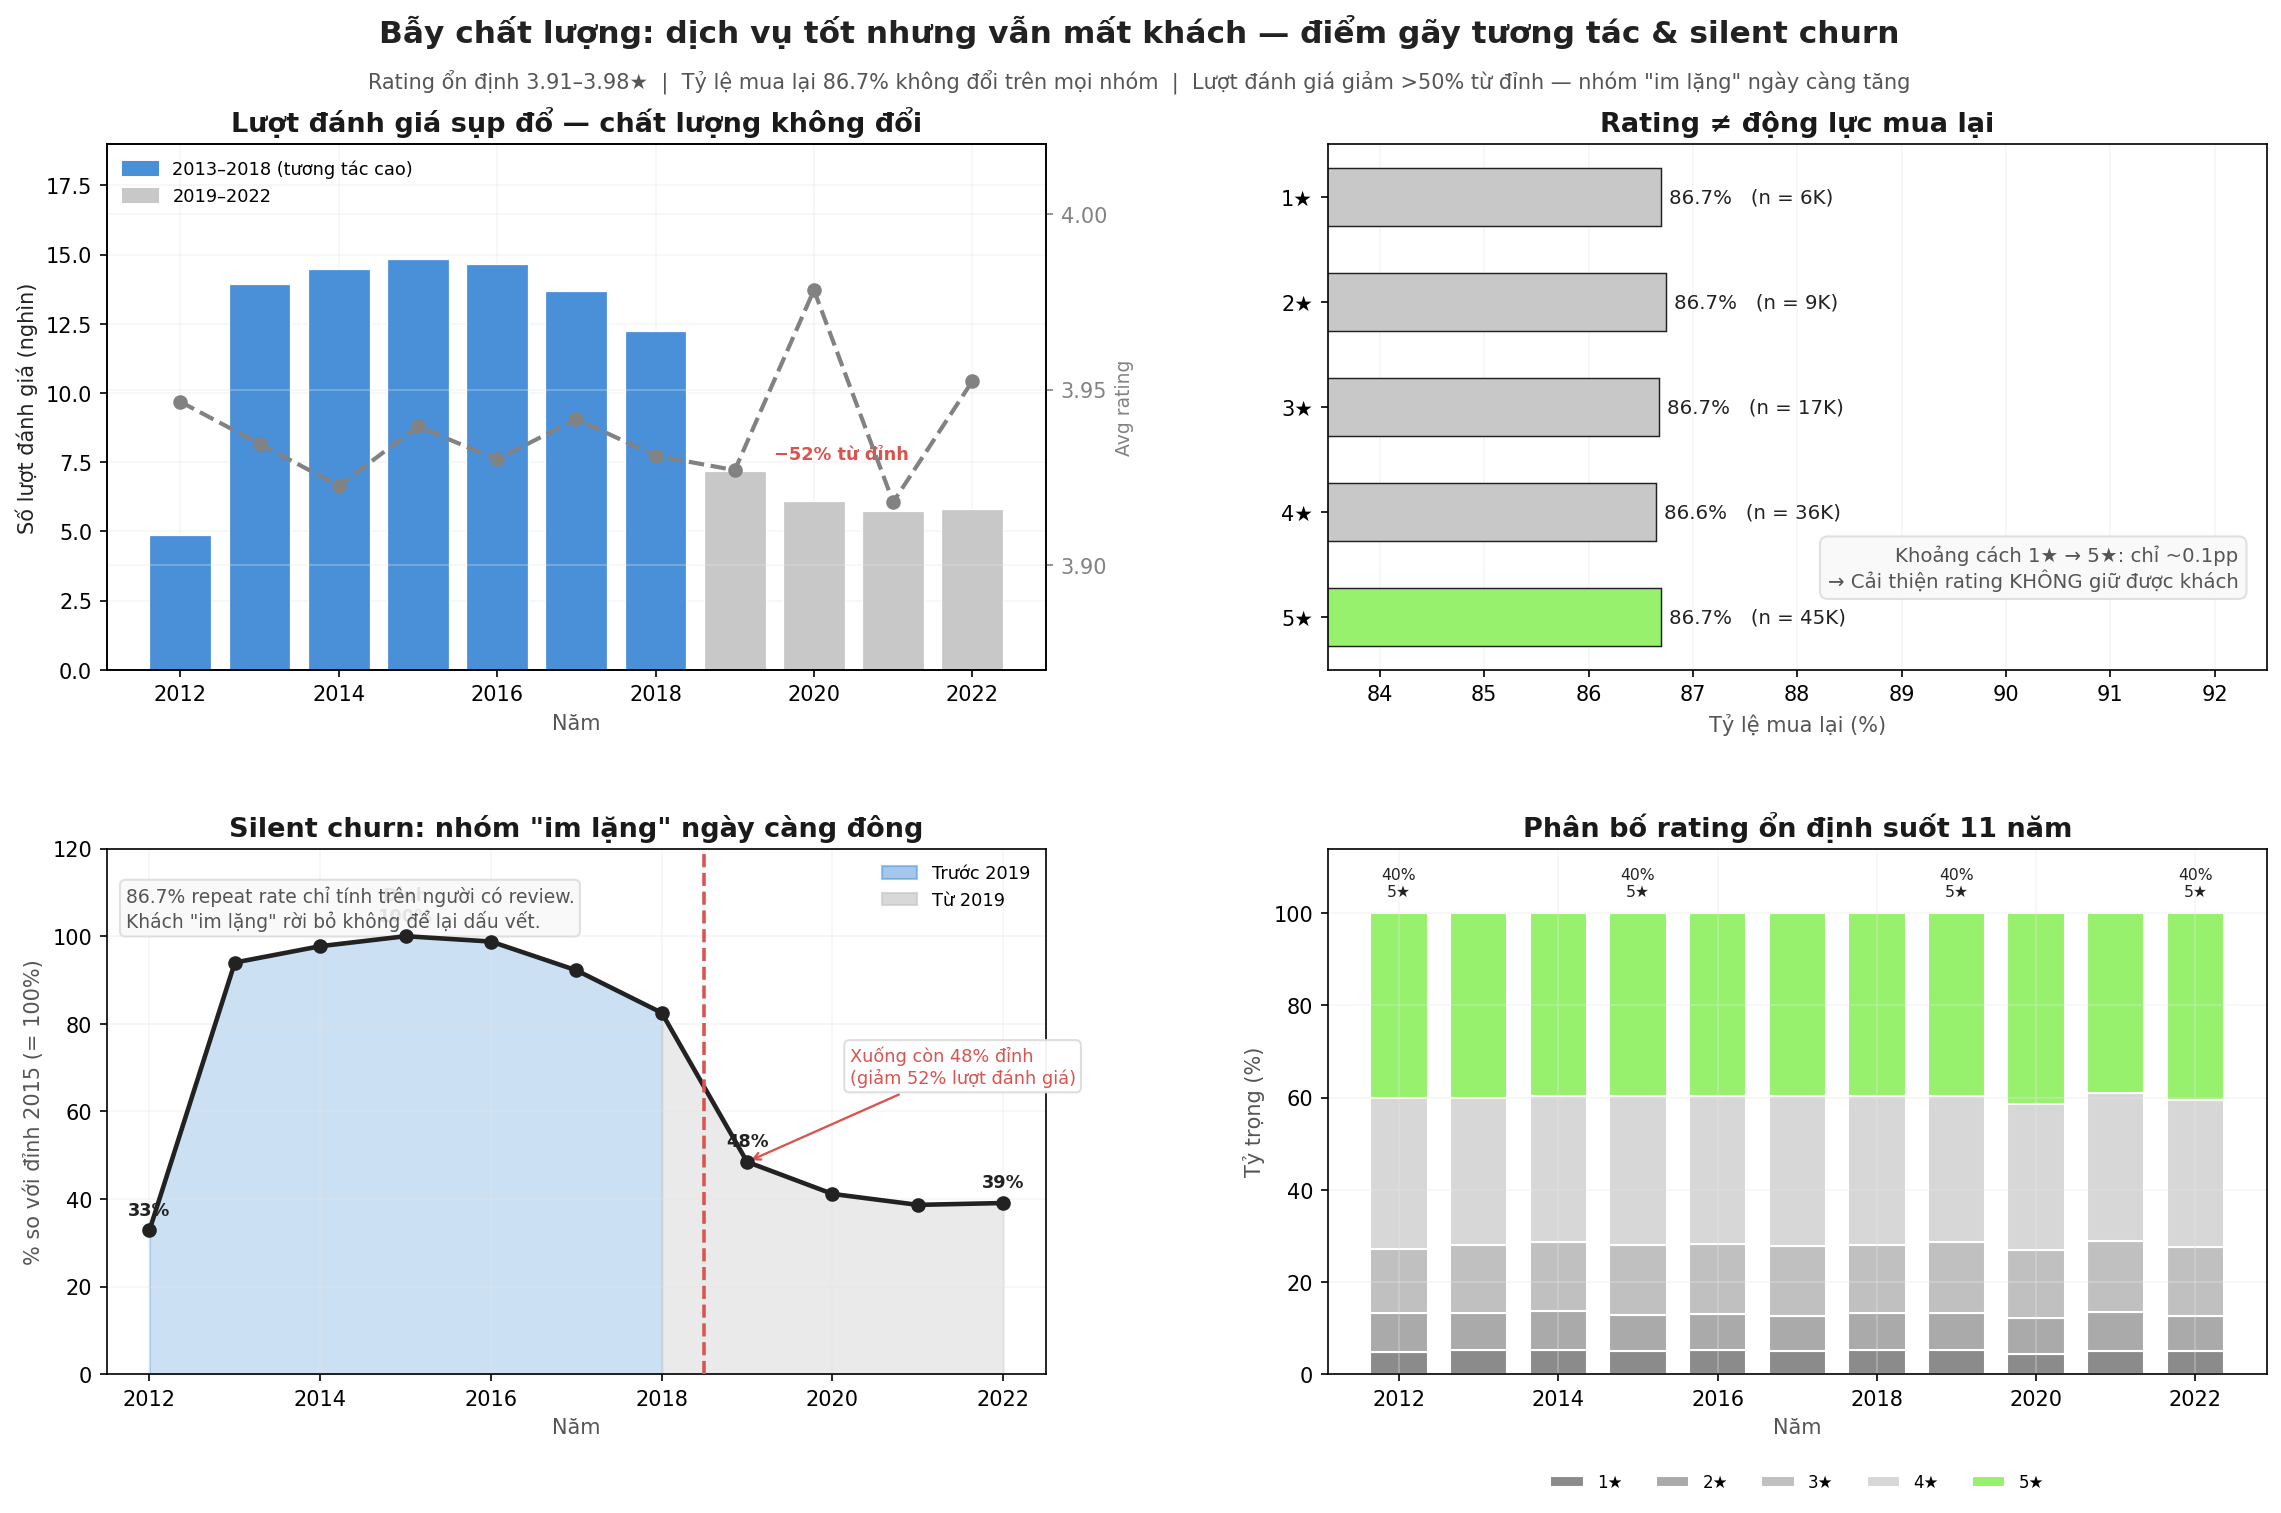

Generate this figure with Python:
import sys, io
sys.stdout = io.TextIOWrapper(sys.stdout.buffer, encoding='utf-8')

import pandas as pd
import numpy as np
import matplotlib.pyplot as plt
import matplotlib.ticker as mticker
import matplotlib.gridspec as gridspec
import matplotlib.patches as mpatches

orders  = pd.read_csv('orders.csv',  parse_dates=['order_date'])
reviews = pd.read_csv('reviews.csv', parse_dates=['review_date'])

reviews = reviews.merge(
    orders[['order_id', 'order_date']],
    on='order_id', how='left'
)
reviews['review_year'] = reviews['review_date'].dt.year

review_by_year = (
    reviews.groupby('review_year')
    .agg(n_reviews=('review_id', 'count'), avg_rating=('rating', 'mean'))
    .reset_index()
    .sort_values('review_year')
)
peak_n = review_by_year['n_reviews'].max()
peak_yr = int(review_by_year.loc[review_by_year['n_reviews'].idxmax(), 'review_year'])
review_by_year['pct_of_peak'] = review_by_year['n_reviews'] / peak_n * 100

rating_dist = (
    reviews.groupby(['review_year', 'rating'])['review_id']
    .count().unstack(fill_value=0)
    .reindex(columns=[1, 2, 3, 4, 5], fill_value=0)
)
rating_pct = rating_dist.div(rating_dist.sum(axis=1), axis=0) * 100

rev_orders = reviews[['review_id', 'customer_id', 'order_date', 'rating']].dropna(
    subset=['customer_id', 'order_date']
)
all_orders = orders[['customer_id', 'order_date']].sort_values('order_date')
rev_next = rev_orders.merge(
    all_orders.rename(columns={'order_date': 'next_date'}), on='customer_id', how='left'
)
rev_next = rev_next[rev_next['next_date'] > rev_next['order_date']]
repeat_flag = (rev_next.groupby('review_id')['next_date'].count() > 0).rename('has_repeat')
repeat_by_rating = (
    rev_orders[['review_id', 'rating']]
    .merge(repeat_flag, on='review_id', how='left')
)
repeat_by_rating['has_repeat'] = repeat_by_rating['has_repeat'].fillna(False)
repeat_by_rating = (
    repeat_by_rating.groupby('rating')
    .agg(n_reviews=('review_id', 'count'), repeat_rate=('has_repeat', 'mean'))
    .reset_index().sort_values('rating')
)
repeat_by_rating['repeat_rate'] *= 100

C_BG      = '#ffffff'
C_TXT     = '#1a1a1a'
C_MID     = '#555555'
C_GRID    = '#e6e6e6'
C_MAIN    = '#98f16d'
C_ACCENT  = '#4a90d9'
C_DARK    = '#222222'
C_ALERT   = '#d9534f'
C_NEUTRAL = '#999999'
C_GRAY    = '#828282'
C_GRAY2   = '#c8c8c8'

plt.rcParams.update({
    'figure.dpi': 150, 'font.size': 10,
    'axes.grid': True, 'grid.color': C_GRID, 'grid.linestyle': '-', 'grid.alpha': 0.35,
})

fig = plt.figure(figsize=(16, 10), facecolor=C_BG)
gs  = gridspec.GridSpec(
    2, 2, figure=fig,
    left=0.07, right=0.97, top=0.91, bottom=0.09,
    hspace=0.34, wspace=0.30,
)
ax1 = fig.add_subplot(gs[0, 0])
ax2 = fig.add_subplot(gs[0, 1])
ax3 = fig.add_subplot(gs[1, 0])
ax4 = fig.add_subplot(gs[1, 1])

years   = review_by_year['review_year'].values
n_rev_k = review_by_year['n_reviews'].values / 1000
ratings = review_by_year['avg_rating'].values

bar_clr = [C_ACCENT if y < 2019 else C_GRAY2 for y in years]
ax1.bar(years, n_rev_k, color=bar_clr, edgecolor='white', lw=0.6, width=0.78, zorder=2)

ax1b = ax1.twinx()
ax1b.plot(years, ratings, marker='o', color=C_GRAY, lw=2.0, ls='--', zorder=3)
ax1b.set_ylabel('Avg rating', color=C_GRAY, fontsize=9)
ax1b.set_ylim(3.87, 4.02)
ax1b.set_yticks([3.90, 3.95, 4.00])
ax1b.yaxis.set_major_formatter(mticker.FormatStrFormatter('%.2f'))
ax1b.tick_params(axis='y', colors=C_GRAY)

n_2019 = review_by_year.loc[review_by_year['review_year'] == 2019, 'n_reviews'].iat[0] / 1000
drop   = (n_rev_k.max() - n_2019) / n_rev_k.max() * 100
ax1.text(2019.5, n_2019 + 0.4, f'−{drop:.0f}% từ đỉnh',
         fontsize=8.5, color=C_ALERT, fontweight='bold')

p1 = mpatches.Patch(color=C_ACCENT, label='2013–2018 (tương tác cao)')
p2 = mpatches.Patch(color=C_GRAY2,  label='2019–2022')
ax1.legend(handles=[p1, p2], loc='upper left', frameon=False, fontsize=8.5)

ax1.set_xlabel('Năm', color=C_MID)
ax1.set_ylabel('Số lượt đánh giá (nghìn)', color=C_DARK)
ax1.set_title('Lượt đánh giá sụp đổ — chất lượng không đổi',
              fontsize=13, fontweight='bold', color=C_TXT)
ax1.set_facecolor(C_BG)
ax1.set_ylim(0, n_rev_k.max() * 1.28)
ax1.xaxis.set_major_locator(mticker.MaxNLocator(integer=True))

r_order  = [5, 4, 3, 2, 1]
r_labels = [f'{r}★' for r in r_order]
rates    = [repeat_by_rating.loc[repeat_by_rating['rating'] == r, 'repeat_rate'].iat[0]
            for r in r_order]
ns       = [repeat_by_rating.loc[repeat_by_rating['rating'] == r, 'n_reviews'].iat[0]
            for r in r_order]
h_clrs   = [C_MAIN] + [C_GRAY2] * 4

ax2.barh(r_labels, rates, color=h_clrs, edgecolor=C_DARK, lw=0.7, height=0.55, zorder=2)
ax2.yaxis.grid(False)
ax2.xaxis.grid(True)

for i, (rate, n) in enumerate(zip(rates, ns)):
    ax2.text(rate + 0.08, i, f'{rate:.1f}%   (n = {n/1000:.0f}K)',
             va='center', fontsize=9.5, color=C_DARK)

ax2.set_xlim(83.5, 92.5)
ax2.set_facecolor(C_BG)
ax2.set_xlabel('Tỷ lệ mua lại (%)', color=C_MID)
ax2.set_title('Rating ≠ động lực mua lại',
              fontsize=13, fontweight='bold', color=C_TXT)

ax2.text(
    0.97, 0.15,
    f'Khoảng cách 1★ → 5★: chỉ ~0.1pp\n→ Cải thiện rating KHÔNG giữ được khách',
    transform=ax2.transAxes, fontsize=9.5, color=C_MID, ha='right', va='bottom',
    bbox=dict(boxstyle='round,pad=0.4', fc='#f9f9f9', ec='#ddd', alpha=0.9),
)

yrs3     = review_by_year['review_year'].values
pct_peak = review_by_year['pct_of_peak'].values

mask_pre  = yrs3 <= 2018
mask_post = yrs3 >= 2018

ax3.fill_between(yrs3[mask_pre],  pct_peak[mask_pre],  alpha=0.28, color=C_ACCENT, zorder=1)
ax3.fill_between(yrs3[mask_post], pct_peak[mask_post], alpha=0.38, color=C_GRAY2,  zorder=1)
ax3.plot(yrs3, pct_peak, marker='o', color=C_DARK, lw=2.2, zorder=4)

ax3.axvline(2018.5, color=C_ALERT, ls='--', lw=1.7, zorder=5)
ax3.set_facecolor(C_BG)
ax3.xaxis.set_major_locator(mticker.MaxNLocator(integer=True))
ax3.set_ylim(0, pct_peak.max() * 1.20)
ax3.set_xlabel('Năm', color=C_MID)
ax3.set_ylabel(f'% so với đỉnh {peak_yr} (= 100%)', color=C_MID)
ax3.set_title('Silent churn: nhóm "im lặng" ngày càng đông',
              fontsize=13, fontweight='bold', color=C_TXT)

for yr, val in zip(yrs3, pct_peak):
    if yr in {int(yrs3.min()), peak_yr, 2019, int(yrs3.max())}:
        lbl = f'{val:.0f}%'
        if yr == peak_yr:
            lbl = f'Đỉnh\n{val:.0f}%'
        ax3.text(yr, val + 3.5, lbl, ha='center', fontsize=8.5, color=C_DARK, fontweight='bold')

val_2019_p = review_by_year.loc[review_by_year['review_year'] == 2019, 'pct_of_peak'].iat[0]
ax3.annotate(
    f'Xuống còn {val_2019_p:.0f}% đỉnh\n(giảm {100 - val_2019_p:.0f}% lượt đánh giá)',
    xy=(2019, val_2019_p),
    xytext=(2020.2, val_2019_p + 18),
    arrowprops=dict(arrowstyle='->', color=C_ALERT, lw=1.1),
    fontsize=8.5, color=C_ALERT,
    bbox=dict(boxstyle='round,pad=0.3', fc='white', ec='#ddd', alpha=0.95),
)

ax3.text(
    0.02, 0.93,
    '86.7% repeat rate chỉ tính trên người có review.\nKhách "im lặng" rời bỏ không để lại dấu vết.',
    transform=ax3.transAxes, fontsize=9, color=C_MID, ha='left', va='top',
    bbox=dict(boxstyle='round,pad=0.3', fc='#f9f9f9', ec='#ddd', alpha=0.9),
)

p_pre  = mpatches.Patch(color=C_ACCENT, alpha=0.5, label='Trước 2019')
p_post = mpatches.Patch(color=C_GRAY2,  alpha=0.7, label='Từ 2019')
ax3.legend(handles=[p_pre, p_post], loc='upper right', frameon=False, fontsize=8.5)

yrs4    = rating_pct.index.tolist()
bot     = np.zeros(len(yrs4))
stk_clr = {1: '#8b8b8b', 2: '#aaaaaa', 3: '#c0c0c0', 4: '#d7d7d7', 5: C_MAIN}
for rat in [1, 2, 3, 4, 5]:
    ax4.bar(yrs4, rating_pct[rat], bottom=bot,
            color=stk_clr[rat], edgecolor='white', width=0.72, label=f'{rat}★')
    bot += rating_pct[rat].values

ax4.set_title('Phân bố rating ổn định suốt 11 năm',
              fontsize=13, fontweight='bold', color=C_TXT)
ax4.set_xlabel('Năm', color=C_MID)
ax4.set_ylabel('Tỷ trọng (%)', color=C_MID)
ax4.set_ylim(0, 114)
ax4.set_facecolor(C_BG)
ax4.xaxis.set_major_locator(mticker.MaxNLocator(integer=True))
ax4.legend(ncols=5, frameon=False, fontsize=8,
           loc='upper center', bbox_to_anchor=(0.5, -0.16))

for yr in [2012, 2015, 2019, 2022]:
    if yr in rating_pct.index:
        p5 = rating_pct.loc[yr, 5]
        ax4.text(yr, 103, f'{p5:.0f}%\n5★',
                 ha='center', va='bottom', fontsize=7.5, color=C_DARK)


fig.text(
    0.5, 0.978,
    'Bẫy chất lượng: dịch vụ tốt nhưng vẫn mất khách — điểm gãy tương tác & silent churn',
    ha='center', fontsize=15, fontweight='bold', color=C_DARK,
)
fig.text(
    0.5, 0.948,
    'Rating ổn định 3.91–3.98★  |  Tỷ lệ mua lại 86.7% không đổi trên mọi nhóm  |  '
    'Lượt đánh giá giảm >50% từ đỉnh — nhóm "im lặng" ngày càng tăng',
    ha='center', fontsize=10, color=C_MID,
)

plt.savefig('chart_review_retention.png', dpi=150, bbox_inches='tight', facecolor=C_BG)
print('Saved chart_review_retention.png')
